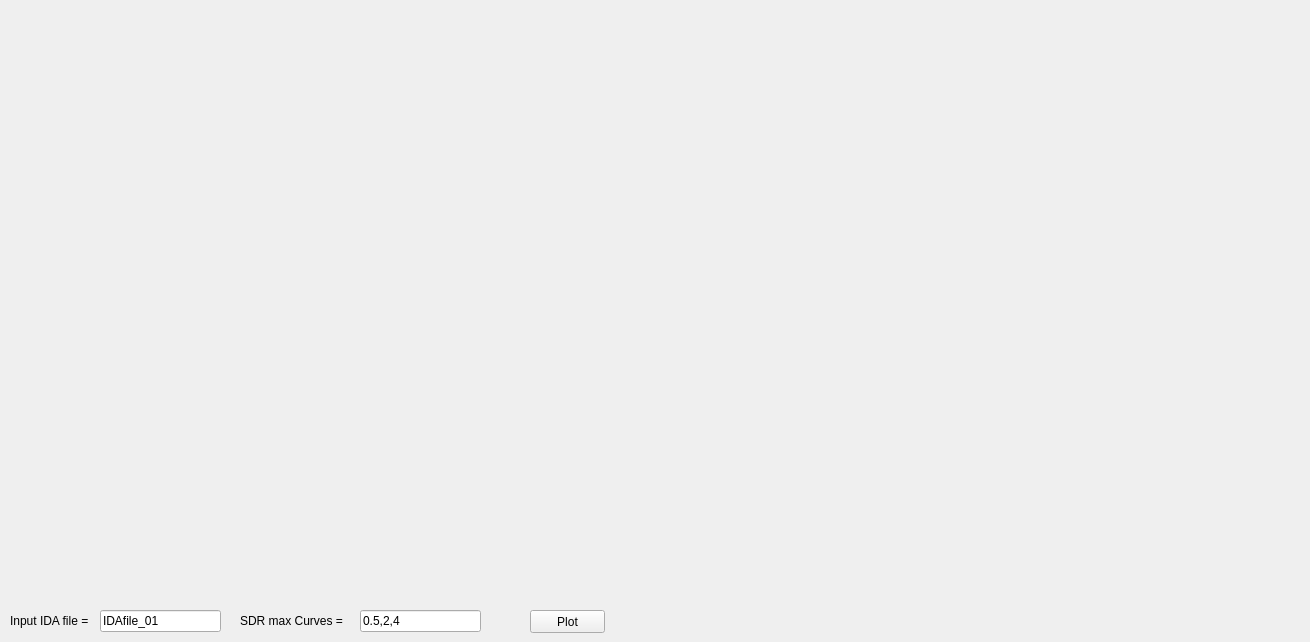
     <widget class="QWidget" name="IDAResult">
      <attribute name="title">
       <string>IDA Results</string>
      </attribute>
      <widget class="MplWidget" name="RDR_Sa" native="true">
       <property name="geometry">
        <rect>
         <x>0</x>
         <y>0</y>
         <width>651</width>
         <height>301</height>
        </rect>
       </property>
      </widget>
      <widget class="MplWidget" name="SDR_Sa" native="true">
       <property name="geometry">
        <rect>
         <x>650</x>
         <y>0</y>
         <width>651</width>
         <height>301</height>
        </rect>
       </property>
      </widget>
      <widget class="MplWidget" name="Vb_W_Sa" native="true">
       <property name="geometry">
        <rect>
         <x>0</x>
         <y>300</y>
         <width>651</width>
         <height>301</height>
        </rect>
       </property>
      </widget>
      <widget class="MplWidget" name="FragilityCurve" native="true">
       <property name="geometry">
        <rect>
         <x>650</x>
         <y>300</y>
         <width>651</width>
         <height>301</height>
        </rect>
       </property>
      </widget>
      <widget class="QLineEdit" name="InputIDAFile">
       <property name="geometry">
        <rect>
         <x>100</x>
         <y>610</y>
         <width>121</width>
         <height>22</height>
        </rect>
       </property>
       <property name="text">
        <string>IDAfile_01</string>
       </property>
      </widget>
      <widget class="QLabel" name="label_63">
       <property name="geometry">
        <rect>
         <x>10</x>
         <y>610</y>
         <width>95</width>
         <height>22</height>
        </rect>
       </property>
       <property name="font">
        <font>
         <weight>50</weight>
         <italic>false</italic>
         <bold>false</bold>
        </font>
       </property>
       <property name="text">
        <string>Input IDA file =</string>
       </property>
      </widget>
      <widget class="QLabel" name="label_64">
       <property name="geometry">
        <rect>
         <x>240</x>
         <y>610</y>
         <width>121</width>
         <height>22</height>
        </rect>
       </property>
       <property name="font">
        <font>
         <weight>50</weight>
         <italic>false</italic>
         <bold>false</bold>
        </font>
       </property>
       <property name="text">
        <string>SDR max Curves =</string>
       </property>
      </widget>
      <widget class="QLineEdit" name="SDRCurves">
       <property name="geometry">
        <rect>
         <x>360</x>
         <y>610</y>
         <width>121</width>
         <height>22</height>
        </rect>
       </property>
       <property name="text">
        <string>0.5,2,4</string>
       </property>
      </widget>
      <widget class="QPushButton" name="PlotIDA">
       <property name="geometry">
        <rect>
         <x>530</x>
         <y>610</y>
         <width>75</width>
         <height>23</height>
        </rect>
       </property>
       <property name="text">
        <string>Plot</string>
       </property>
      </widget>
     </widget>
